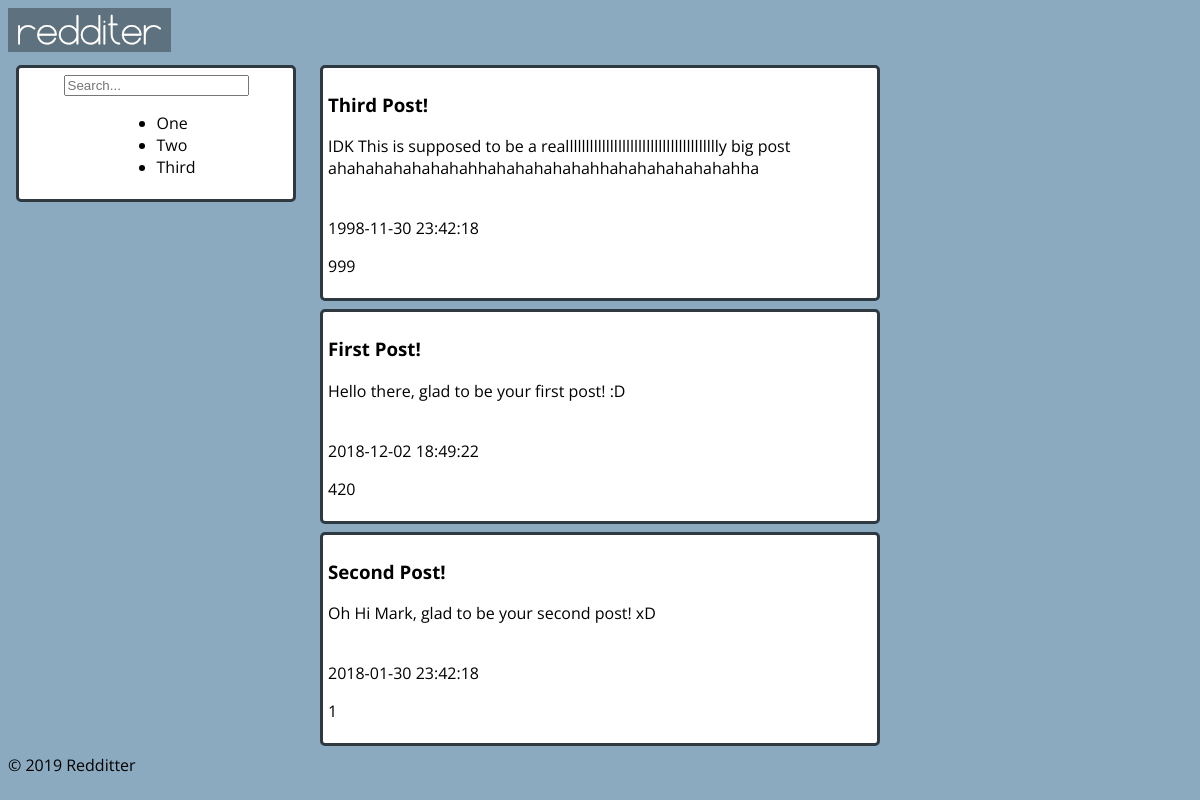
The app's page /pages/feed_page.php, older data.
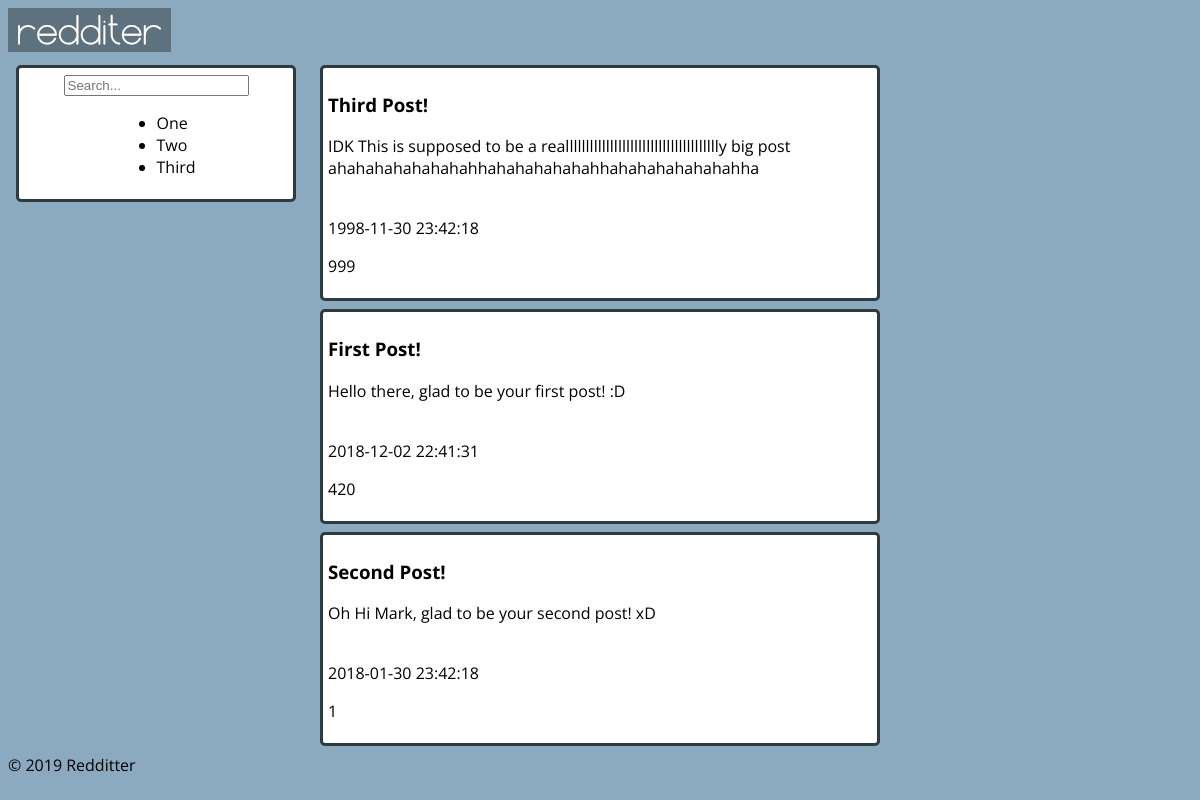
The same page, newer data.
### tables this page shows
CREATE TABLE Post (
    postID INTEGER PRIMARY KEY AUTOINCREMENT,
    userID VARCHAR REFERENCES User ON DELETE CASCADE,
    title VARCHAR NOT NULL,
    content VARCHAR NOT NULL,
    postDate DATE NOT NULL DEFAULT (datetime('now', 'localtime')),
    points INTEGER DEFAULT 0
);

### database/post.php (called while the page is built, shortened)
<?php
function getAllPosts($cat, $order) {
	global $dbh;
	try {
		switch($cat) {
			case "p":
				if($order == "a")
					$stmt = $dbh->prepare("SELECT * FROM Post ORDER BY points ASC");
				else if($order == "d")
					$stmt = $dbh->prepare("SELECT * FROM Post ORDER BY points DESC");
				break;
		}
		$stmt->execute();
		return $stmt->fetchAll();
	} catch(PDOException $e) {
		echo $e->getMessage();
		return null;
	}
}
?>

### templates/components/story-post.php (the view)
<article id='story-post' class='container'>
    <a href='/pages/post_page.php?id=<?=$post['postID']?>'>
        <h3><?=$post['title']?></h3>
        <p><?=$post['content']?></p> <br> <?=$post['postDate']?>
        <p> <?=$post['points']?> </p>
    </a>
</article>

### templates/common/header.php (shortened to what this page needs)
<!DOCTYPE html>
<html>
    <head>
        <link href='/css/style.css' rel='stylesheet'>
    </head>
    <body>
        <header id='top-bar'>
            <a href='/'><img src='/img/logo.png' /></a>
        </header>

### pages/feed_page.php (shortened to what this page needs)
<?php
	require_once($_SERVER['DOCUMENT_ROOT'].'/includes/init.php');
	include_once($_SERVER['DOCUMENT_ROOT'].'/templates/common/header.php');
?>
<div id='feed' class='page'>
	<?php include_once($_SERVER['DOCUMENT_ROOT'].'/templates/components/side-bar.php'); ?>
	<div id='list-posts'>
		<?php
			include_once($_SERVER['DOCUMENT_ROOT'].'/database/post.php');
			$posts = getAllPosts('p', 'd');
			foreach($posts as $post) {
				include($_SERVER['DOCUMENT_ROOT'].'/templates/components/story-post.php');
			}
		?>
	</div>
</div>
<?php include_once($_SERVER['DOCUMENT_ROOT'].'/templates/common/footer.php'); ?>

### templates/components/side-bar.php
<aside id='side-bar' class='container'>
    <div id='search'>
        <input type='text' placeholder='Search...'>
    </div>
    <div id='list'>
        <ul>
            <li>One</li>
            <li>Two</li>
            <li>Third</li>
        </ul>
    </div>
</aside>

### templates/common/footer.php
        <footer id='bottom-bar'>
            &copy; 2019 Redditter
        </footer>
    </body>
</html>

### css/style.css (style rules this page uses)
body { background-color: #8baabf; font-family: 'Open Sans', sans-serif; display: grid; grid-template-areas: "header" "main" "footer"; }
header { grid-area: header; }
footer { grid-area: footer; }
#feed { grid-area: main; grid-template-columns: 25% auto 25%; grid-template-areas: "side-bar main ." ". main ."; }
#feed #side-bar { grid-area: side-bar; overflow: hidden; display: flex; flex-direction: column; justify-content: flex-start; }
#feed #list-posts { grid-area: main; }
#story-post { word-wrap: break-word; }
#side-bar > #search { align-self: center; }
#side-bar > #list { align-self: center; }
#list-posts #story-post { align-self: center; }
#story-post a { display: block; height: 100%; width: 100%; }
a { color: black; text-decoration: none; }
.page { display: grid; grid-gap: 0.5em 0.5em; }
.container { background-color: #ffffff; margin: 0.5em; padding: 5px; border: medium solid #2e3940; border-radius: 5px; }

Row changes from the older to the newer data that the page shows:
changed post "First Post!": postDate "2018-12-02 18:49:22" → "2018-12-02 22:41:31"
